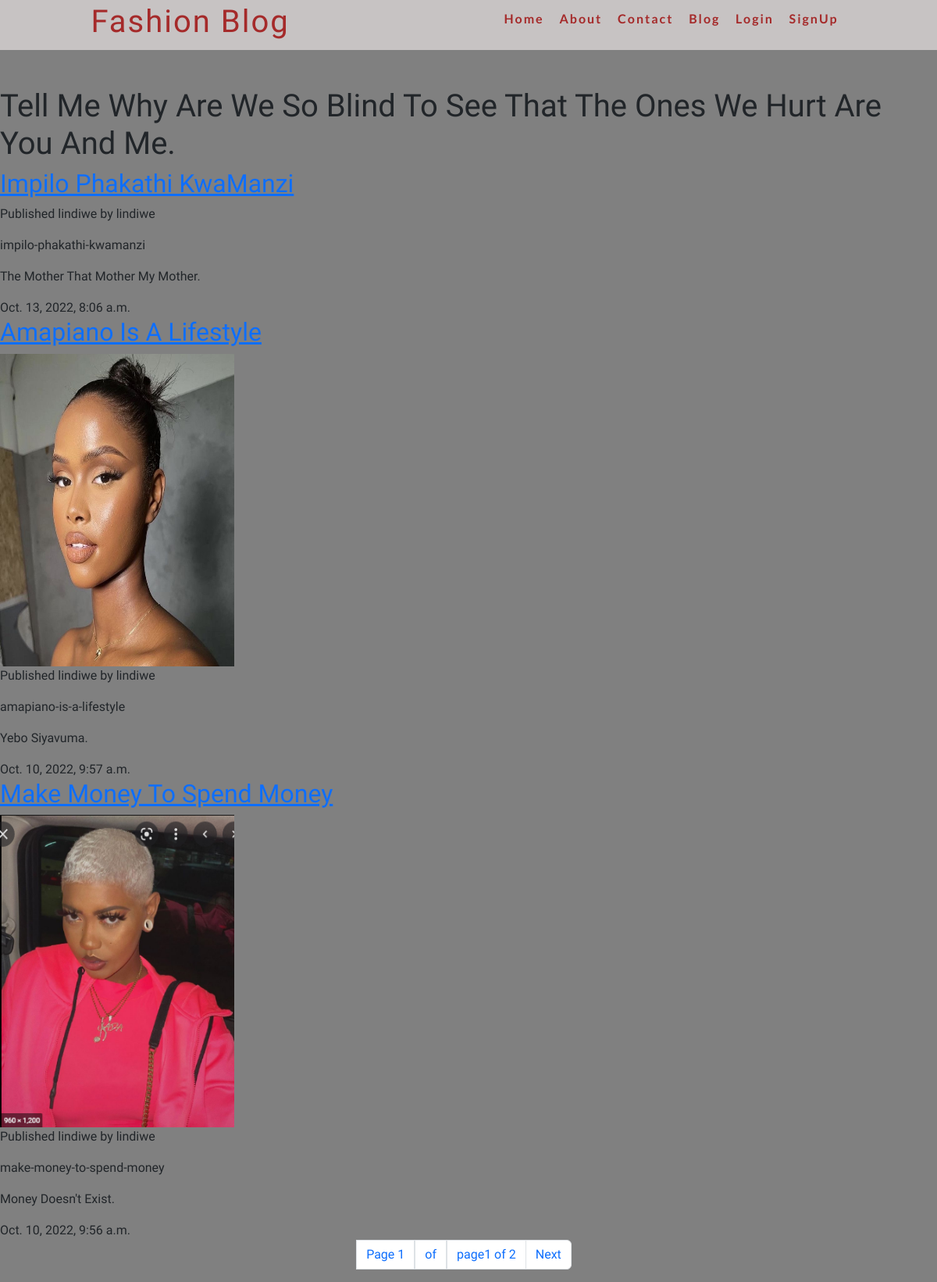
The page / on the database its author committed.
### blog/models.py (models this page shows, shortened)
class Post (models.Model):
    STATUS_CHOICES = (
        ('draft', 'Draft'),
        ('published', 'Published')
    )
    title = models.CharField(max_length=250)
    post_image = models.ImageField(blank = True, null = True)
    slug = models.CharField(max_length=250, unique_for_date= 'publish')
    author = models.ForeignKey(User, on_delete=models.CASCADE, related_name= 'blog_post')
    body = models.TextField()
    publish = models.DateTimeField(default= timezone.now)
    created = models.DateTimeField(auto_now_add = True)
    updated = models.DateTimeField(auto_now = True)
    status = models.CharField(max_length=10, choices = STATUS_CHOICES, default = 'draft')
    class Meta :
        ordering = ('-publish',)
    def get_absolute_url(self):
        return reverse('blog:post_detail', args=[self.publish.year, self.publish.month, self.publish.day, self.slug])

### blog/views.py (the view)
# urls.py: path("", Post_list ),
def  Post_list(request):
    objects_list = Post.objects.all()
    paginator = Paginator(objects_list, 3)
    page = request.GET.get('page')
    try:
        posts = paginator.page(page)
    except PageNotAnInteger:
        posts = paginator.page(1)
    except EmptyPage:
        posts = paginator.page(paginator.num_pages)
    return render(request, "index.html", {"page":page, "posts" : posts})

### blog/templates/index.html
{% extends "base.html" %}
{% block content %}
    <h1>Tell Me Why Are We So Blind To See That The Ones We Hurt Are You And Me.</h1>
    {% for post in posts %}
    <h2>
        <a href=" {{ post.get_absolute_url }} ">
        {{post.title}}
        </a>
    </h2>
    {% if post.post_image %}
    <img src="{{ post.post_image.url }}" alt="" width="300" height="400">
    {% endif %}
    <p class="date">
        Published {{post.author}} by {{post.author}}
    </p>
    {{post.slug}}
    <p>{{post.body|truncatewords:30|linebreaks}}</p>
    {{post.publish}}
    {% endfor %}
{% include "pagination.html" with page=posts %}
{% endblock content %}

### blog/templates/base.html (shortened to what this page needs)
{% load static %}
<!DOCTYPE html>
<html lang="en">
<head>
    <link rel="stylesheet" href="https://cdn.jsdelivr.net/npm/bootstrap@5.2.2/dist/css/bootstrap.min.css">
    <link rel="stylesheet" href="{% static 'css/app.css'%}">
    <link rel="stylesheet" href="{% static 'css/mobile.css'%}">
</head>
<body>
    <nav>
        <div class="logo"><h1>Fashion Blog</h1></div>
        <ul class="nav-links">
            <li><a href="">Home</a></li>
            <li><a href="{% url 'blog:about' %}">About</a></li>
            <li><a href="{% url 'blog:contact' %}">Contact</a></li>
            <li><a href="">Blog</a></li>
            {% if user.is_authenticated %}
            <li><a href="{% url 'blog:logout' %}">Logout</a></li>
            {% else %}
            <li class="nav-item"><a href="{% url 'blog:login' %}" class="nav-liks">Login</a></li>
            <li><a href="{% url 'accounts:signup' %}">SignUp</a></li>
            {% endif %}
        </ul>
    </nav>
    {% block content %}
    {% endblock content %}
</body>
</html>

### blog/templates/pagination.html (shortened to what this page needs)
<div class="pagination container justify-content-center">
    <ul class="pagination">
            <li class="page-item page-link">
                Page {{ page.number }}
            </li>
            <li class="page-item page-link"> of </li>
            <li class="page-item page-link">page{{ page.number }} of {{ page.paginator.num_pages }}</li>
            <li class="page-item">
                {% if page.has_next %}
                <a href="?page={{page.next_page_number}}" class="page-link">Next</a>
                {% endif %}
            </li>
    </ul>
</div>

### static/css/app.css (style rules this page uses)
body { background-color: bisque; }
:root { --bg-color:grey; --text-color:brown; --headline-color:bisque; --button-color:brown; --accent--color:rgb(199, 195, 195); --headling-font:'Lato', sans-serif; --body-font:'Barlow Condensed' }
* { padding: 0; margin: 0; box-sizing: border-box; }
body { font-size: 16px; font-family: var(--body-font); background-color: var(--bg-color); }
nav { display: flex; justify-content: space-around; align-items: center; min-height: 8vh; background-color: var(--accent--color); }
.logo { color: var(--text-color); font-size: 2rem; font-weight: bold; letter-spacing: 2px; }
.nav-links { display: flex; width: 40%; justify-content: space-around; }
.nav-links li { list-style: none; }
.nav-links a { color: var(--text-color); text-decoration: none; letter-spacing: 2px; font-weight: bold; font-size: 1rem; font-family: var(--headling-font); }

### rows shown on the page
Post: title "Impilo Phakathi KwaManzi", author "lindiwe", slug "impilo-phakathi-kwamanzi", body "The Mother That Mother My Mother.", publish "Oct. 13, 2022, 8:06 a.m."
Post: title "Amapiano Is A Lifestyle", post_image (picture), author "lindiwe", slug "amapiano-is-a-lifestyle", body "Yebo Siyavuma.", publish "Oct. 10, 2022, 9:57 a.m."
Post: title "Make Money To Spend Money", post_image (picture), author "lindiwe", slug "make-money-to-spend-money", body "Money Doesn't Exist.", publish "Oct. 10, 2022, 9:56 a.m."

### other values the page prints
{{ page.number }} "1"
{{ page.paginator.num_pages }} "2"
